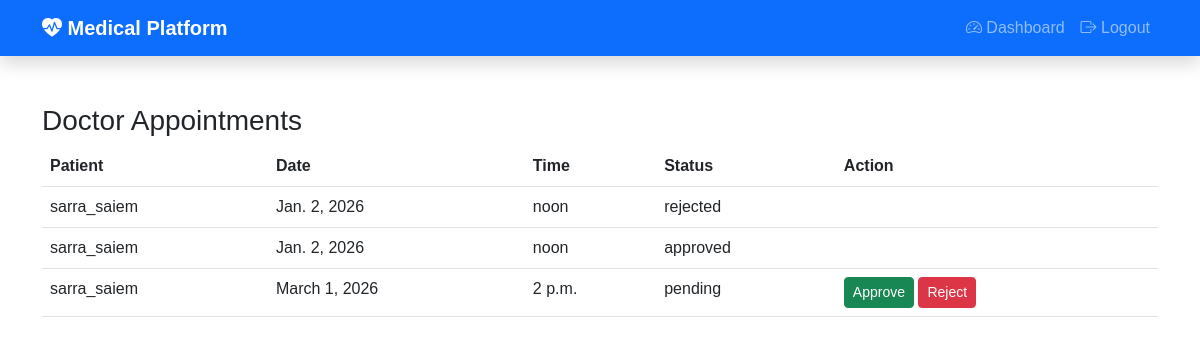
/appointments/doctor/ (signed in), run on the app's committed database.
### appointments/models.py (models this page shows, shortened)
class Appointment(models.Model):
    patient = models.ForeignKey(CustomUser, on_delete=models.CASCADE, related_name="patient_appointments")
    doctor = models.ForeignKey(CustomUser, on_delete=models.CASCADE, related_name="doctor_appointments")
    date = models.DateField()
    time = models.TimeField()
    status = models.CharField(max_length=20, default="pending")  # pending / approved / rejected

### users/models.py (models this page shows, shortened)
class CustomUser(AbstractUser):
    USER_TYPE_CHOICES = (
        ('doctor', 'Doctor'),
        ('patient', 'Patient'),
    )
    user_type = models.CharField(max_length=10, choices=USER_TYPE_CHOICES)

### appointments/views.py (the view)
# urls.py: path("doctor/", views.doctor_appointments, name="doctor_appointments"),
@login_required
def doctor_appointments(request):
    appointments = Appointment.objects.filter(doctor=request.user)
    return render(request, "appointments/doctor_appointments.html", {"appointments": appointments})

### appointments/templates/appointments/doctor_appointments.html
{% extends "users/base.html" %}
{% block content %}
<h3>Doctor Appointments</h3>
<table class="table">
    <tr>
        <th>Patient</th>
        <th>Date</th>
        <th>Time</th>
        <th>Status</th>
        <th>Action</th>
    </tr>
    {% for a in appointments %}
    <tr>
        <td>{{ a.patient.username }}</td>
        <td>{{ a.date }}</td>
        <td>{{ a.time }}</td>
        <td>{{ a.status }}</td>
        <td>
            {% if a.status == "pending" %}
                <a href="{% url 'approve' a.id %}" class="btn btn-success btn-sm">Approve</a>
                <a href="{% url 'reject' a.id %}" class="btn btn-danger btn-sm">Reject</a>
            {% endif %}
        </td>
    </tr>
    {% endfor %}
</table>
{% endblock %}

### users/templates/users/base.html (shortened to what this page needs)
<!DOCTYPE html>
<html lang="en">
<head>
    <link href="https://cdn.jsdelivr.net/npm/bootstrap@5.3.0/dist/css/bootstrap.min.css" rel="stylesheet">
    <link href="https://cdn.jsdelivr.net/npm/bootstrap-icons@1.11.0/font/bootstrap-icons.css" rel="stylesheet">
</head>
<body>
<nav class="navbar navbar-expand-lg navbar-dark bg-primary shadow">
    <div class="container">
        <a class="navbar-brand" href="{% url 'home' %}"><i class="bi bi-heart-pulse-fill"></i> Medical Platform</a>
        <div class="collapse navbar-collapse" id="navbarNav">
            <ul class="navbar-nav ms-auto">
                {% if user.is_authenticated %}
                    {% if user.user_type == "doctor" %}
                        <li class="nav-item"><a class="nav-link" href="{% url 'doctor_dashboard' %}"><i class="bi bi-speedometer2"></i> Dashboard</a></li>
                    {% else %}
                        <li class="nav-item"><a class="nav-link" href="{% url 'patient_dashboard' %}"><i class="bi bi-speedometer2"></i> Dashboard</a></li>
                        <li class="nav-item"><a class="nav-link" href="{% url 'book_appointment' %}"><i class="bi bi-calendar-plus"></i> Book Appointment</a></li>
                    {% endif %}
                    <li class="nav-item"><a class="nav-link" href="{% url 'logout' %}"><i class="bi bi-box-arrow-right"></i> Logout</a></li>
                {% else %}
                    <li class="nav-item"><a class="nav-link" href="{% url 'login' %}"><i class="bi bi-box-arrow-in-right"></i> Login</a></li>
                    <li class="nav-item"><a class="nav-link" href="{% url 'signup' %}"><i class="bi bi-pencil-square"></i> Signup</a></li>
                {% endif %}
            </ul>
        </div>
    </div>
</nav>
<div class="container mt-5">
    {% block content %}{% endblock %}
</div>
</body>
</html>

### users/templates/users/base.html (style rules this page uses)
body { background: url('https://images.unsplash.com/photo-1588776814546-11171d5f9d34?auto=format&fit=crop&w=1350&q=80') no-repeat center center fixed; background-size: cover; font-family: Arial, sans-serif; }
.navbar-brand { font-weight: bold; color: #fff !important; }

### data on the page
Appointment: patient.username "sarra_saiem", date "Jan. 2, 2026", time "noon", status "rejected"
Appointment: patient.username "sarra_saiem", date "Jan. 2, 2026", time "noon", status "approved"
Appointment: patient.username "sarra_saiem", date "March 1, 2026", time "2 p.m.", status "pending", shows "Approve"
